Frame 1 (no input): blank canvas, image omitted
Frame 60 (the mouse pressed at the canvas centre just before this capture): blank canvas, image omitted
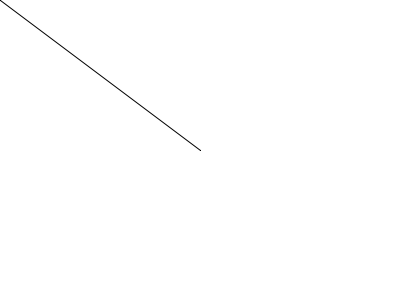
Frame 120 (the mouse held since frame 60 and released just before this capture)

The Processing sketch whose frames 1 and 60 were blank and that drew this single picture after the mouse press (run headless with seeded random() and noise(); from frame 60 on, the mouse is pressed at the canvas centre):

// Processing sketch: flow
// ── flow.pde
void setup() {
  size(400, 300);
  background(255);
}

void draw() {
  // background(255);
  
  fill(0);
  //ellipse(mouseX, mouseY, 50, 50);

  stroke(0);
  line(mouseX, mouseY, pmouseX, pmouseY);
}

void mousePressed() {
  background(255);
  
}
